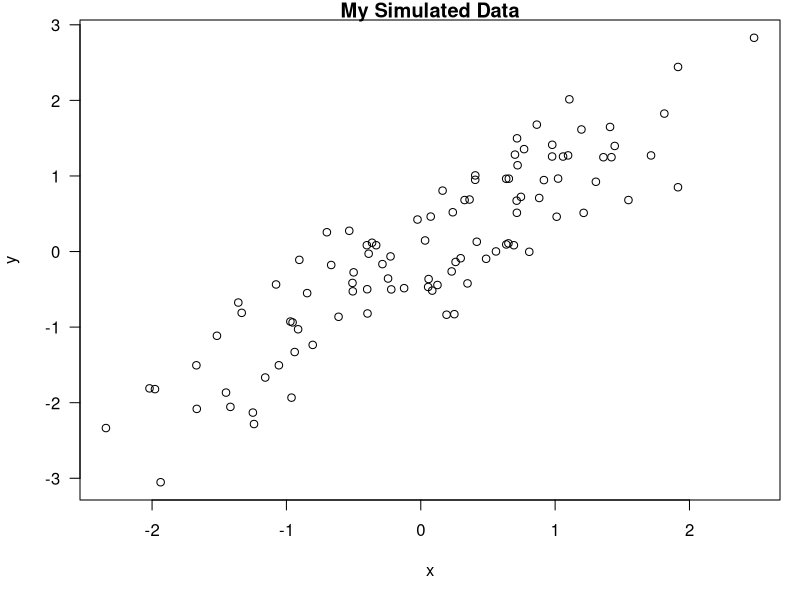

This figure's R source:
## ---- chunk 1
knitr::opts_chunk$set(echo = TRUE)
## ---- chunk 2
time <- format(Sys.time(), "%a %b %d, %Y %X")
## ---- chunk 3
x <- rnorm(100)
y <- x + rnorm(100, sd = 0.5)
## ---- chunk 4
par(mar = c(5,4,1,1), las = 1)
plot(x, y, main = "My Simulated Data")
